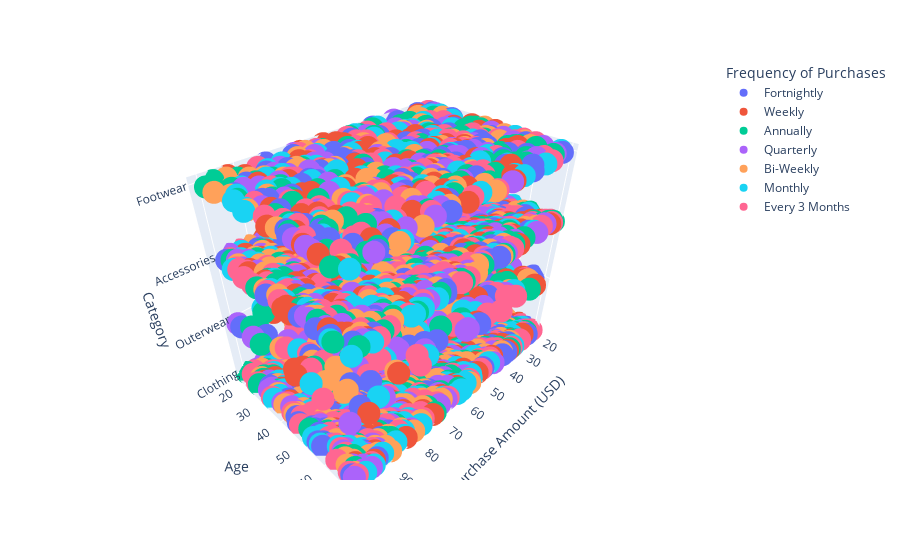

Notebook cell for this chart:
### Code cell
# 3d scatter plot
fig = px.scatter_3d(df, x='Purchase Amount (USD)', y='Age', z='Category', color='Frequency of Purchases')
fig.show()

### Figure 1 — Plotly figure (JSON) as saved in the notebook; plotly's stock layout.template omitted (floating-point values rounded to 4 significant figures; data arrays with more than 128 entries replaced by an {"elided": "..."} marker saying what was removed)
{"data": [{"hovertemplate": "Frequency of Purchases=Fortnightly<br>Purchase Amount (USD)=%{x}<br>Age=%{y}<br>Category=%{z}<extra></extra>", "legendgroup": "Fortnightly", "marker": {"color": "#636efa", "symbol": "circle"}, "mode": "markers", "name": "Fortnightly", "scene": "scene", "showlegend": true, "type": "scatter3d", "x": {"elided": "542 int values"}, "y": {"elided": "542 int values"}, "z": {"elided": "542 str values"}}, {"hovertemplate": "Frequency of Purchases=Weekly<br>Purchase Amount (USD)=%{x}<br>Age=%{y}<br>Category=%{z}<extra></extra>", "legendgroup": "Weekly", "marker": {"color": "#EF553B", "symbol": "circle"}, "mode": "markers", "name": "Weekly", "scene": "scene", "showlegend": true, "type": "scatter3d", "x": {"elided": "539 int values"}, "y": {"elided": "539 int values"}, "z": {"elided": "539 str values"}}, {"hovertemplate": "Frequency of Purchases=Annually<br>Purchase Amount (USD)=%{x}<br>Age=%{y}<br>Category=%{z}<extra></extra>", "legendgroup": "Annually", "marker": {"color": "#00cc96", "symbol": "circle"}, "mode": "markers", "name": "Annually", "scene": "scene", "showlegend": true, "type": "scatter3d", "x": {"elided": "572 int values"}, "y": {"elided": "572 int values"}, "z": {"elided": "572 str values"}}, {"hovertemplate": "Frequency of Purchases=Quarterly<br>Purchase Amount (USD)=%{x}<br>Age=%{y}<br>Category=%{z}<extra></extra>", "legendgroup": "Quarterly", "marker": {"color": "#ab63fa", "symbol": "circle"}, "mode": "markers", "name": "Quarterly", "scene": "scene", "showlegend": true, "type": "scatter3d", "x": {"elided": "563 int values"}, "y": {"elided": "563 int values"}, "z": {"elided": "563 str values"}}, {"hovertemplate": "Frequency of Purchases=Bi-Weekly<br>Purchase Amount (USD)=%{x}<br>Age=%{y}<br>Category=%{z}<extra></extra>", "legendgroup": "Bi-Weekly", "marker": {"color": "#FFA15A", "symbol": "circle"}, "mode": "markers", "name": "Bi-Weekly", "scene": "scene", "showlegend": true, "type": "scatter3d", "x": {"elided": "547 int values"}, "y": {"elided": "547 int values"}, "z": {"elided": "547 str values"}}, {"hovertemplate": "Frequency of Purchases=Monthly<br>Purchase Amount (USD)=%{x}<br>Age=%{y}<br>Category=%{z}<extra></extra>", "legendgroup": "Monthly", "marker": {"color": "#19d3f3", "symbol": "circle"}, "mode": "markers", "name": "Monthly", "scene": "scene", "showlegend": true, "type": "scatter3d", "x": {"elided": "553 int values"}, "y": {"elided": "553 int values"}, "z": {"elided": "553 str values"}}, {"hovertemplate": "Frequency of Purchases=Every 3 Months<br>Purchase Amount (USD)=%{x}<br>Age=%{y}<br>Category=%{z}<extra></extra>", "legendgroup": "Every 3 Months", "marker": {"color": "#FF6692", "symbol": "circle"}, "mode": "markers", "name": "Every 3 Months", "scene": "scene", "showlegend": true, "type": "scatter3d", "x": {"elided": "584 int values"}, "y": {"elided": "584 int values"}, "z": {"elided": "584 str values"}}], "layout": {"legend": {"title": {"text": "Frequency of Purchases"}, "tracegroupgap": 0}, "margin": {"t": 60}, "scene": {"domain": {"x": [0, 1], "y": [0, 1]}, "xaxis": {"title": {"text": "Purchase Amount (USD)"}}, "yaxis": {"title": {"text": "Age"}}, "zaxis": {"title": {"text": "Category"}}}}}
